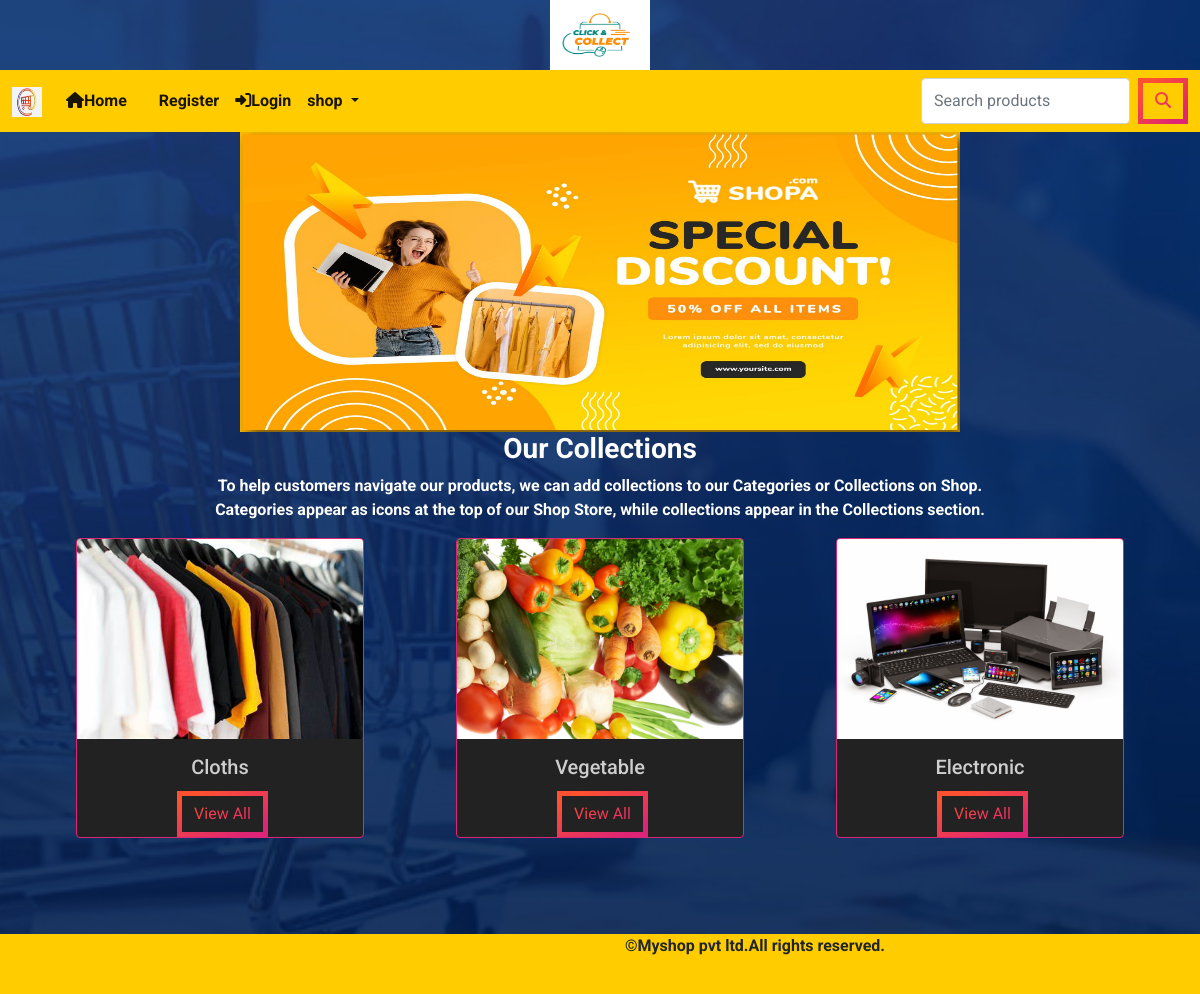
The page / on the database its author committed.
### shop/models.py (models this page shows, shortened)
class category(models.Model):
    name=models.CharField(max_length=250,unique=True)
    slug=models.SlugField(max_length=250,unique=True)
    description=models.TextField(blank=True)
    image=models.ImageField(upload_to='shop/category',null=True,blank=True)

### shop/views.py (the view)
# urls.py: path('',views.allprodcat,name='allprodcat'),
def allprodcat(request):
    c=category.objects.all()
    return render(request,'category.html',{'c':c})

### cart/context_proccessors.py (called while the page is built, shortened)
def counter(request):
    item_count=0
    return {'item_count':item_count}

### shop/context_proccessors.py (called while the page is built)
def menu_links(request):
    links=category.objects.all()
    return {'links':links}

### template/category.html (shortened to what this page needs)
{% extends 'base.html' %}
{% load static %}
{% block content %}
<div>
    <center><img src="{% static 'img/banner.jpg' %}" height="300px" width="60%"></center>
    <center><h3 class="h"><b> Our Collections</b></h3>
        <p class="p1"><b>To help customers navigate our products, we can add collections to our Categories or Collections on Shop. <br>Categories appear as icons at the top of our Shop Store, while collections appear in the Collections section.</b></p>
    </center>
    <center>
    <div class="container" style="margin-bottom:100px;">
<div class="row" >
  {% for i in c %}
  <div class="col-md">
    <div class="card" style="width: 18rem;height:300px;">
  <img src="{{i.image.url}}" style="height:200px;width=100%;" class="card-img-top" alt="..." height="300px;" width="100%;">
  <div class="card-body" style="poistion:relative;">
    <h5 class="card-title">{{i.name}}</h5>
    <a href="{% url 'shop:allproducts' i.slug %}" class="btn btn-primary link" style="position:absolute;bottom:0;">View All</a>
  </div>
  </div>
  </div>
 {% endfor %}
</div>
</div>
</center>
</div>
{% endblock %}

### static/css/custom.css (style rules this page uses)
body { font-family: 'Roboto', sans-serif; background-image: url('back8.jpg'); background-repeat: no-repeat; background-size: cover; background-position:center center; }
.link { position:relative; left:35%; }
.h { color:white; }
.p1 { color:white; }
:root { --gradient: linear-gradient(to left top, #DD2476 10%, #FF512F 90%) !important; }
.card { background: #222; border: 1px solid #dd2476; color: rgba(250, 250, 250, 0.8); margin-bottom: 2rem; }
.btn { border: 5px solid; border-image-slice: 1; background: var(--gradient) !important; -webkit-background-clip: text !important; -webkit-text-fill-color: transparent !important; border-image-source: var(--gradient) !important; text-decoration: none; transition: all .4s ease; }

### rows shown on the page
category: image (picture), name "Cloths"
category: image (picture), name "Vegetable"
category: image (picture), name "Electronic"
